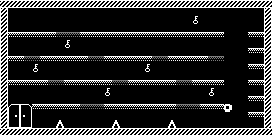

This game map was drawn from its Tiled (.tmx) file and the tilesets committed beside it. A one-line description and the trimmed map source follow:
An orthogonal 34x17 tile map with 8x8 px tiles, 2 tile layers (Tile Layer 1, background) and 5 objects (4x 0, 4).

<map version="1.0" orientation="orthogonal" renderorder="right-down" width="34" height="17" tilewidth="8" tileheight="8" nextobjectid="15">
 <properties>
  <property name="color1" value="23" />
  <property name="color2" value="144" />
  <property name="emmitercolor" value="3" />
  <property name="enemycolor" value="21" />
  <property name="hudcolor" value="13" />
  <property name="music" value="2" />
  <property name="name" value="corporate lifestyle" />
  <property name="tilecolor" value="45" />
  <property name="upsidedown" value="0" />
 </properties>
 <tileset firstgid="1" name="tileset" tilewidth="8" tileheight="8">
  <image source="tileset.png" width="160" height="200" />
 </tileset>
 <layer name="Tile Layer 1" width="34" height="17">
  <properties>
   <property name="texture" value="tileset" />
  </properties>
  <data>[578 cells, 211 non-empty, 16 distinct tile ids]</data>
 </layer>
 <objectgroup name="enemy">
  <properties>
   <property name="_type" value="1" />
   <property name="sizex" value="32" />
   <property name="sizey" value="32" />
   <property name="speedx" value="25" />
   <property name="speedy" value="50" />
   <property name="texture" value="enemies_32x32" />
  </properties>
  <object id="3" type="0" x="16" y="16">
   <properties>
    <property name="offset" value="25" />
   </properties>
   <polyline points="16,0 200,0" />
  </object>
  <object id="4" type="0" x="16" y="40">
   <properties>
    <property name="offset" value="66" />
   </properties>
   <polyline points="16,0 200,0" />
  </object>
  <object id="6" type="0" x="16" y="64">
   <properties>
    <property name="offset" value="33" />
   </properties>
   <polyline points="16,0 200,0" />
  </object>
  <object id="7" type="0" x="16" y="88">
   <properties>
    <property name="offset" value="100" />
   </properties>
   <polyline points="16,0 200,0" />
  </object>
 </objectgroup>
 <objectgroup name="Copy of enemy">
  <properties>
   <property name="_type" value="1" />
   <property name="sizex" value="16" />
   <property name="sizey" value="16" />
   <property name="speedx" value="25" />
   <property name="speedy" value="50" />
   <property name="texture" value="enemies_16x16" />
  </properties>
  <object id="10" type="4" x="236" y="10">
   <properties>
    <property name="adelay" value="400" />
    <property name="offset" value="100" />
    <property name="speedy" value="50" />
   </properties>
   <polyline points="0,14 0,86" />
  </object>
 </objectgroup>
 <layer name="background" width="34" height="17" opacity="0.5">
  <properties>
   <property name="texture" value="tileset" />
  </properties>
  <data>[578 cells, 32 non-empty, 10 distinct tile ids]</data>
 </layer>
</map>
